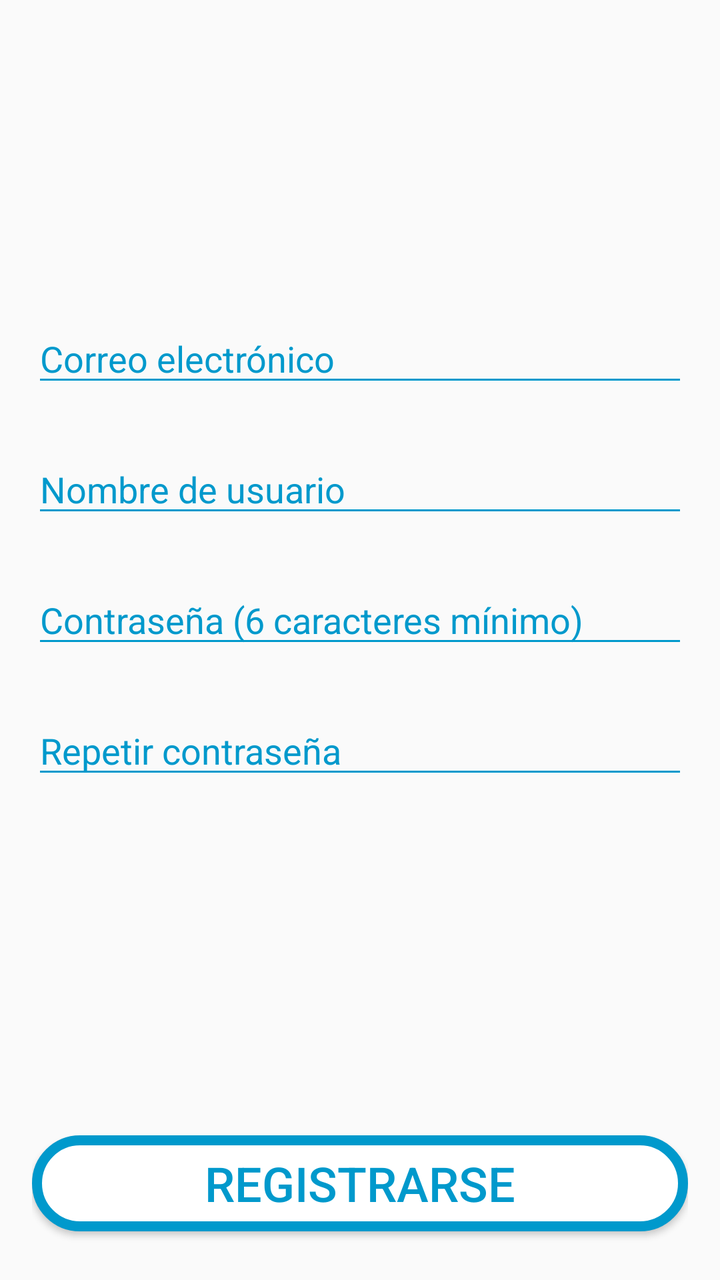
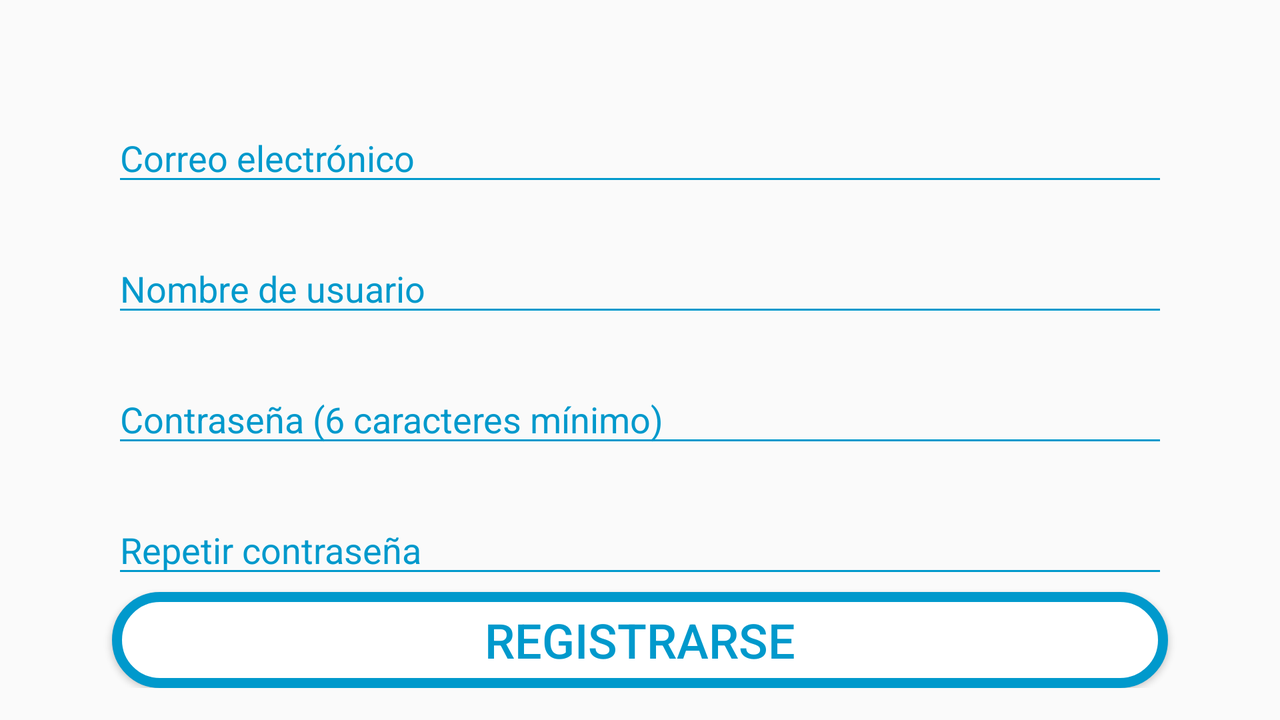

The same Android screen from two of the app's own layout files: first res/layout/ as a phone draws it, then the repository's variant for another configuration, drawn on a device whose configuration selects that folder. Both files follow.
<!-- AndroidManifest.xml: application theme AppTheme -->
<!-- res/layout/activity_registro.xml -->
<?xml version="1.0" encoding="utf-8"?>
<androidx.constraintlayout.widget.ConstraintLayout xmlns:android="http://schemas.android.com/apk/res/android"
    xmlns:app="http://schemas.android.com/apk/res-auto"
    xmlns:tools="http://schemas.android.com/tools"
    android:layout_width="match_parent"
    android:layout_height="match_parent"
    android:paddingLeft="16dp"
    android:paddingTop="16dp"
    android:paddingRight="16dp"
    android:paddingBottom="16dp"
    tools:context=".Registro">


    <EditText
        android:id="@+id/correo"

        android:layout_width="0dp"
        android:layout_height="wrap_content"
        android:backgroundTint="@color/colorPrimary"
        android:ems="10"
        android:hint="Correo electrónico"
        android:inputType="textEmailAddress"
        android:textColor="@color/colorBlack"
        android:textColorHighlight="@color/colorPrimary"
        android:textColorHint="@color/colorPrimary"
        android:textColorLink="@color/colorPrimary"
        android:textSize="18sp"
        app:layout_constraintBottom_toBottomOf="parent"
        app:layout_constraintEnd_toEndOf="parent"
        app:layout_constraintStart_toStartOf="parent"
        app:layout_constraintTop_toTopOf="parent"
        app:layout_constraintVertical_bias="0.249" />

    <EditText
        android:id="@+id/nombreUsuario"
        android:layout_width="0dp"
        android:layout_height="wrap_content"
        android:layout_marginTop="24dp"
        android:backgroundTint="@color/colorPrimary"
        android:ems="10"
        android:hint="Nombre de usuario"
        android:inputType="textPersonName"
        android:textColor="@color/colorBlack"
        android:textColorHighlight="@color/colorPrimary"
        android:textColorHint="@color/colorPrimary"
        android:textColorLink="@color/colorPrimary"
        app:layout_constraintEnd_toEndOf="parent"
        app:layout_constraintStart_toStartOf="parent"
        app:layout_constraintTop_toBottomOf="@+id/correo" />

    <EditText
        android:id="@+id/contraseña"
        android:layout_width="0dp"
        android:layout_height="wrap_content"
        android:layout_marginTop="24dp"
        android:backgroundTint="@color/colorPrimary"
        android:ems="10"
        android:hint="Contraseña (6 caracteres mínimo)"
        android:inputType="textPassword"
        android:textColor="@color/colorBlack"
        android:textColorHighlight="@color/colorPrimary"
        android:textColorHint="@color/colorPrimary"
        app:layout_constraintEnd_toEndOf="parent"
        app:layout_constraintStart_toStartOf="parent"
        app:layout_constraintTop_toBottomOf="@+id/nombreUsuario" />

    <EditText
        android:id="@+id/contraseña2"
        android:layout_width="0dp"
        android:layout_height="wrap_content"
        android:layout_marginTop="24dp"
        android:backgroundTint="@color/colorPrimary"
        android:ems="10"
        android:hint="Repetir contraseña"
        android:inputType="textPassword"
        android:textColor="@color/colorBlack"
        android:textColorHighlight="@color/colorPrimary"
        android:textColorHint="@color/colorPrimary"
        android:textColorLink="@color/colorBlack"
        app:layout_constraintEnd_toEndOf="parent"
        app:layout_constraintStart_toStartOf="parent"
        app:layout_constraintTop_toBottomOf="@+id/contraseña" />

    <Button
        android:id="@+id/guardar"
        android:layout_width="0dp"
        android:layout_height="wrap_content"
        android:background="@drawable/round_button"
        android:text="Registrarse"
        android:textColor="@color/colorPrimary"
        android:textSize="24sp"

        app:layout_constraintBottom_toBottomOf="parent"
        app:layout_constraintEnd_toEndOf="parent"
        app:layout_constraintHorizontal_bias="0.2"
        app:layout_constraintStart_toStartOf="parent"
        app:layout_constraintTop_toBottomOf="@+id/contraseña2"
        app:layout_constraintVertical_bias="0.954" />

    <ImageView
        android:id="@+id/flecha2"
        android:layout_width="wrap_content"
        android:layout_height="wrap_content"
        android:background="@drawable/round_arrow"
        app:layout_constraintStart_toStartOf="parent"
        app:layout_constraintTop_toTopOf="parent"
        app:srcCompat="@drawable/baseline_arrow_back_white_48" />


</androidx.constraintlayout.widget.ConstraintLayout>
<!-- resources referenced by this layout -->
<resources>
  <color name="colorBlack">#000000</color>
  <color name="colorPrimary">@android:color/holo_blue_dark</color>
  <!-- drawable round_arrow (drawable) -->
  <?xml version="1.0" encoding="utf-8"?>
  <shape
      xmlns:android="http://schemas.android.com/apk/res/android"
      android:shape="rectangle">
      <solid
          android:color="@color/colorPrimary"/>
      <corners
          android:radius="80dp"/>
  </shape>
  <!-- drawable round_button (drawable) -->
  <?xml version="1.0" encoding="utf-8"?>
  <shape
      xmlns:android="http://schemas.android.com/apk/res/android"
      android:shape="rectangle">
      <solid
          android:color="#FFFFFF"/>
      <corners
          android:radius="80dp"/>
      <stroke
          android:width="5dp"
          android:color="@color/colorPrimary"/>
  </shape>
  <!-- from res/values-v24/ -->
  <style name="AppTheme" parent="Theme.AppCompat.Light.DarkActionBar">
          
          <item name="colorPrimary">@color/colorPrimary</item>
          <item name="colorPrimaryDark">@color/colorPrimaryDark</item>
          <item name="colorAccent">@color/colorAccent</item>
  
          <item name="android:windowActivityTransitions">true</item>
  
          <item name="popupMenuStyle">@style/Widget.MaterialComponents.PopupMenu</item>
          <item name="android:contextPopupMenuStyle">
              @style/Widget.MaterialComponents.PopupMenu.ContextMenu
          </item>
          <item name="actionOverflowMenuStyle">@style/Widget.MaterialComponents.PopupMenu.Overflow
          </item>
      </style>
  <color name="colorPrimaryDark">#303F9F</color>
  <color name="colorAccent">#03A9F4</color>
</resources>
<!-- res/layout-land/activity_registro.xml (the repository's variant of the layout above) -->
<!-- drawn on the phone turned sideways -->
<?xml version="1.0" encoding="utf-8"?>
<androidx.constraintlayout.widget.ConstraintLayout xmlns:android="http://schemas.android.com/apk/res/android"
    xmlns:app="http://schemas.android.com/apk/res-auto"
    xmlns:tools="http://schemas.android.com/tools"
    android:layout_width="match_parent"
    android:layout_height="match_parent"
    android:paddingLeft="16dp"
    android:paddingTop="16dp"
    android:paddingRight="16dp"
    android:paddingBottom="16dp"
    tools:context=".Registro">

    <ImageView
        android:id="@+id/flecha2"
        android:layout_width="wrap_content"
        android:layout_height="wrap_content"
        android:background="@drawable/round_arrow"
        app:layout_constraintStart_toStartOf="parent"
        app:layout_constraintTop_toTopOf="parent"
        app:srcCompat="@drawable/baseline_arrow_back_white_36" />

    <EditText
        android:id="@+id/correo"

        android:layout_width="0dp"
        android:layout_height="wrap_content"
        android:layout_marginLeft="40dp"
        android:layout_marginRight="40dp"
        android:backgroundTint="@color/colorPrimary"
        android:ems="10"
        android:hint="Correo electrónico"
        android:inputType="textPersonName"
        android:textColor="@color/colorBlack"
        android:textColorHighlight="@color/colorPrimary"
        android:textColorHint="@color/colorPrimary"
        android:textColorLink="@color/colorPrimary"
        android:textSize="18sp"
        app:layout_constraintBottom_toBottomOf="parent"
        app:layout_constraintEnd_toEndOf="parent"
        app:layout_constraintStart_toStartOf="parent"
        app:layout_constraintTop_toTopOf="parent"
        app:layout_constraintVertical_bias="0.142" />

    <EditText
        android:id="@+id/nombreUsuario"
        android:layout_width="0dp"
        android:layout_height="wrap_content"
        android:layout_marginLeft="40dp"
        android:layout_marginRight="40dp"
        android:layout_marginTop="24dp"
        android:backgroundTint="@color/colorPrimary"
        android:ems="10"
        android:hint="Nombre de usuario"
        android:inputType="textPersonName"
        android:textColor="@color/colorBlack"
        android:textColorHighlight="@color/colorPrimary"
        android:textColorHint="@color/colorPrimary"
        android:textColorLink="@color/colorPrimary"
        app:layout_constraintEnd_toEndOf="parent"
        app:layout_constraintStart_toStartOf="parent"
        app:layout_constraintTop_toBottomOf="@+id/correo" />

    <EditText
        android:id="@+id/contraseña"
        android:layout_width="0dp"
        android:layout_height="wrap_content"
        android:layout_marginLeft="40dp"
        android:layout_marginRight="40dp"
        android:layout_marginTop="24dp"
        android:backgroundTint="@color/colorPrimary"
        android:ems="10"
        android:hint="Contraseña (6 caracteres mínimo)"
        android:inputType="textPassword"
        android:textColor="@color/colorBlack"
        android:textColorHighlight="@color/colorPrimary"
        android:textColorHint="@color/colorPrimary"
        app:layout_constraintEnd_toEndOf="parent"
        app:layout_constraintStart_toStartOf="parent"
        app:layout_constraintTop_toBottomOf="@+id/nombreUsuario" />

    <EditText
        android:id="@+id/contraseña2"
        android:layout_width="0dp"
        android:layout_height="wrap_content"
        android:layout_marginLeft="40dp"
        android:layout_marginRight="40dp"
        android:layout_marginTop="24dp"
        android:backgroundTint="@color/colorPrimary"
        android:ems="10"
        android:hint="Repetir contraseña"
        android:inputType="textPassword"
        android:textColor="@color/colorBlack"
        android:textColorHighlight="@color/colorPrimary"
        android:textColorHint="@color/colorPrimary"
        android:textColorLink="@color/colorBlack"
        app:layout_constraintEnd_toEndOf="parent"
        app:layout_constraintStart_toStartOf="parent"
        app:layout_constraintTop_toBottomOf="@+id/contraseña" />

    <Button
        android:id="@+id/guardar"
        android:layout_width="0dp"
        android:layout_height="wrap_content"
        android:layout_marginLeft="40dp"
        android:layout_marginRight="40dp"
        android:background="@drawable/round_button"
        android:text="Registrarse"
        android:textColor="@color/colorPrimary"
        android:textSize="24sp"

        app:layout_constraintBottom_toBottomOf="parent"
        app:layout_constraintEnd_toEndOf="parent"
        app:layout_constraintHorizontal_bias="0.2"
        app:layout_constraintStart_toStartOf="parent"
        app:layout_constraintTop_toBottomOf="@+id/contraseña2"
        app:layout_constraintVertical_bias="0.954" />


</androidx.constraintlayout.widget.ConstraintLayout>
